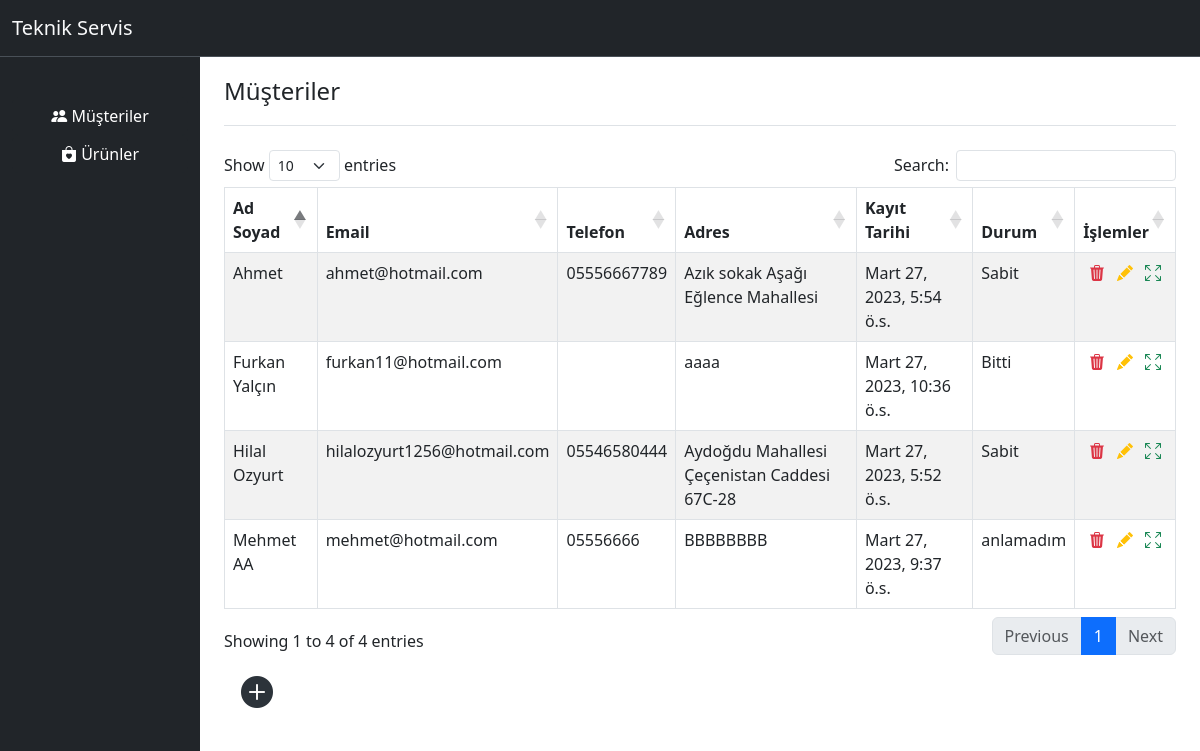
Page /customers on the committed database.
### faults/models.py (models this page shows, shortened)
class Customer(models.Model):
    name_surname = models.CharField(max_length=200)
    email = models.EmailField(default="", blank=True)
    phone = models.CharField(max_length=11, blank=True)
    address = models.CharField(max_length=200, blank=True)
    record_date = models.DateTimeField(default=timezone.now)
    status = models.CharField(max_length=250, blank=True)
    slug = models.SlugField(unique=True, db_index=True, blank=True)

### faults/views.py (the view)
# urls.py: path("customers", views.customers, name="customers_page"),
def customers(request):
    customers = Customer.objects.all()
    return render(request, 'customers.html', {
        "customers": customers
    })

### faults/templates/customers.html (shortened to what this page needs)
{% extends 'faults/base.html' %}
{% load static %}
{% block link %}
    <Link rel="stylesheet" href="https://cdn.datatables.net/1.13.4/css/dataTables.bootstrap5.min.css"></Link>
    {% endblock  %}
{% block content %}
    <div class="container">
        <header class="d-flex flex-wrap justify-content-center py-3 mb-4 border-bottom">
            <span class="fs-4 d-flex mb-3 mb-md-0 me-md-auto text-dark text-decoration-none">Müşteriler</span>
        </header>
    </div>
    <div class="container">
        <table id="example" class="table table-bordered table-striped data-table1" style="min-width: 100%">
            <thead>
                <tr>
                    <th>Ad Soyad</th>
                    <th>Email</th>
                    <th>Telefon</th>
                    <th>Adres</th>
                    <th>Kayıt Tarihi</th>
                    <th>Durum</th>
                    <th>İşlemler</th>
                </tr>
            </thead>
            <tbody>
                {% for customer in customers %}
                    <tr>
                        <td>{{customer.name_surname}}</td>
                        <td>{{customer.email}}</td>
                        <td>{{customer.phone}}</td>
                        <td>{{customer.address}}</td>
                        <td>{{customer.record_date}}</td>
                        <td>{{customer.status}}</td>
                        <td>
                            <div class="d-flex justify-content-around">
                                <a href="{% url 'delete_customer' customer.slug %}"><i class="bi bi-trash3-fill text-danger"></i></a>
                                <a href="{% url 'customers_update' customer.slug %}"><i class="bi bi-pencil-fill text-warning"></i></a>
                                <a href="{% url 'customers_details' customer.slug %}"><i class="bi bi-arrows-fullscreen text-success"></i></a>
                            </div>
                        </td>
                    </tr>
                {% endfor %}
            </tbody>
        </table>
    </div>
    <div class="container-fluid">
        <button class="btn btn-white btn-circle btn-circle-lg m-1 float-right" type="button">
            <a href="{% url 'create_customers' %}" style="color: #2c333a;"><i class="bi bi-plus-circle-fill" style="font-size: 2rem;"></i></a>
        </button>
    </div>
{% endblock  %}

### rows in the picture
Customer: name_surname "Hilal Ozyurt", email "hilalozyurt1256@hotmail.com", phone "05546580444", address "Aydoğdu Mahallesi Çeçenistan Caddesi 67C-28", record_date "Mart 27, 2023, 5:52 ö.s.", status "Sabit"
Customer: name_surname "Ahmet", email "ahmet@hotmail.com", phone "05556667789", address "Azık sokak Aşağı Eğlence Mahallesi", record_date "Mart 27, 2023, 5:54 ö.s.", status "Sabit"
Customer: name_surname "Mehmet AA", email "mehmet@hotmail.com", phone "05556666", address "BBBBBBBB", record_date "Mart 27, 2023, 9:37 ö.s.", status "anlamadım"
Customer: name_surname "Furkan Yalçın", email "furkan11@hotmail.com", address "aaaa", record_date "Mart 27, 2023, 10:36 ö.s.", status "Bitti"
